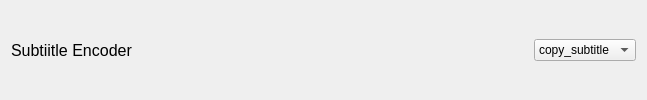
                                      <widget class="QWidget" name="widget_41" native="true">
                                       <layout class="QHBoxLayout" name="horizontalLayout_41">
                                        <item>
                                         <widget class="QLabel" name="encoderLabel_11">
                                          <property name="font">
                                           <font>
                                            <pointsize>12</pointsize>
                                           </font>
                                          </property>
                                          <property name="text">
                                           <string>Subtiitle Encoder</string>
                                          </property>
                                         </widget>
                                        </item>
                                        <item>
                                         <spacer name="horizontalSpacer_35">
                                          <property name="orientation">
                                           <enum>Qt::Orientation::Horizontal</enum>
                                          </property>
                                          <property name="sizeHint" stdset="0">
                                           <size>
                                            <width>382</width>
                                            <height>20</height>
                                           </size>
                                          </property>
                                         </spacer>
                                        </item>
                                        <item>
                                         <widget class="QLabel" name="label_59">
                                          <property name="maximumSize">
                                           <size>
                                            <width>25</width>
                                            <height>25</height>
                                           </size>
                                          </property>
                                          <property name="toolTip">
                                           <string>&lt;html&gt;&lt;head/&gt;&lt;body&gt;&lt;p&gt;&lt;span style=&quot; font-weight:700;&quot;&gt;Subtitle Encoder&lt;/span&gt;&lt;/p&gt;&lt;p&gt;- &lt;span style=&quot; font-weight:700;&quot;&gt;Recommended &lt;/span&gt;to use &lt;span style=&quot; font-weight:700;&quot;&gt;webvtt&lt;/span&gt; if the video container is &lt;span style=&quot; font-weight:700;&quot;&gt;not mkv, &lt;/span&gt;or if the output video has audio isses.&lt;/p&gt;&lt;p&gt;&lt;br/&gt;All encoders here are &lt;span style=&quot; font-weight:700;&quot;&gt;Text Only. &lt;/span&gt;If you are enhancing a &lt;span style=&quot; font-weight:700;&quot;&gt;DVD, &lt;/span&gt;use &lt;span style=&quot; font-weight:700;&quot;&gt;copy_subtitle&lt;/span&gt;.&lt;/p&gt;&lt;/body&gt;&lt;/html&gt;</string>
                                          </property>
                                          <property name="text">
                                           <string/>
                                          </property>
                                          <property name="pixmap">
                                           <pixmap resource="resources.qrc">:/icons/icons/info.svg</pixmap>
                                          </property>
                                          <property name="scaledContents">
                                           <bool>true</bool>
                                          </property>
                                         </widget>
                                        </item>
                                        <item>
                                         <widget class="QComboBox" name="subtitle_encoder">
                                          <property name="minimumSize">
                                           <size>
                                            <width>0</width>
                                            <height>0</height>
                                           </size>
                                          </property>
                                          <item>
                                           <property name="text">
                                            <string>copy_subtitle</string>
                                           </property>
                                          </item>
                                          <item>
                                           <property name="text">
                                            <string>ass</string>
                                           </property>
                                          </item>
                                          <item>
                                           <property name="text">
                                            <string>srt</string>
                                           </property>
                                          </item>
                                          <item>
                                           <property name="text">
                                            <string>webvtt</string>
                                           </property>
                                          </item>
                                         </widget>
                                        </item>
                                       </layout>
                                      </widget>
